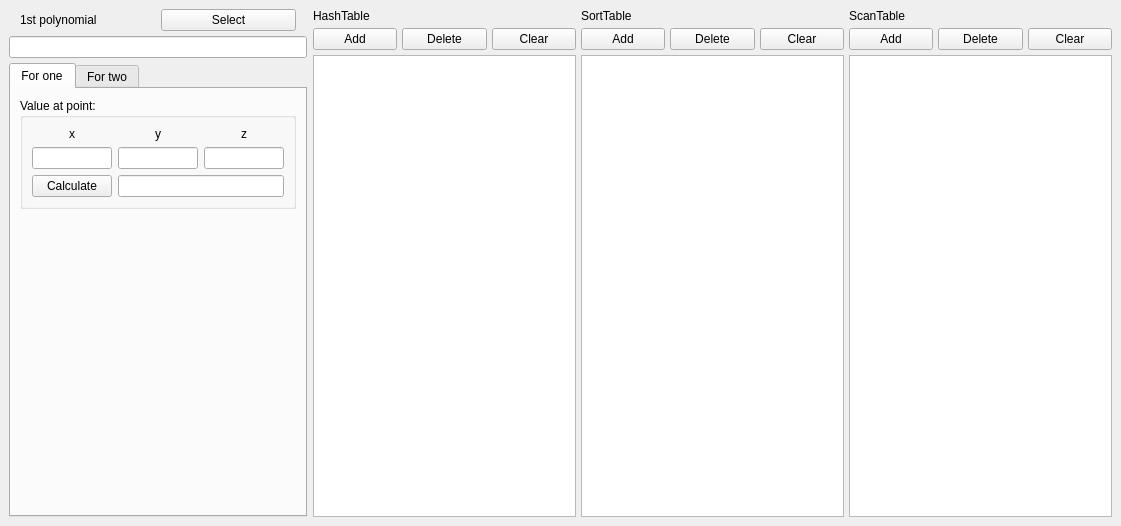
<?xml version="1.0" encoding="UTF-8"?>
<ui version="4.0">
 <class>MainWindow</class>
 <widget class="QMainWindow" name="MainWindow">
  <property name="geometry">
   <rect>
    <x>0</x>
    <y>0</y>
    <width>1121</width>
    <height>526</height>
   </rect>
  </property>
  <property name="windowTitle">
   <string>Tables of Poly</string>
  </property>
  <property name="windowIcon">
   <iconset>
    <normaloff>../../../Pictures/Wallpapers/L1JYHYMywOY.jpg</normaloff>../../../Pictures/Wallpapers/L1JYHYMywOY.jpg</iconset>
  </property>
  <widget class="QWidget" name="centralwidget">
   <layout class="QGridLayout" name="gridLayout">
    <item row="0" column="0">
     <layout class="QFormLayout" name="formLayout">
      <item row="0" column="0">
       <layout class="QVBoxLayout" name="verticalLayout_3">
        <property name="spacing">
         <number>5</number>
        </property>
        <property name="leftMargin">
         <number>0</number>
        </property>
        <property name="topMargin">
         <number>0</number>
        </property>
        <property name="rightMargin">
         <number>0</number>
        </property>
        <property name="bottomMargin">
         <number>0</number>
        </property>
        <item>
         <layout class="QHBoxLayout" name="horizontalLayout_2">
          <property name="spacing">
           <number>5</number>
          </property>
          <property name="leftMargin">
           <number>11</number>
          </property>
          <property name="rightMargin">
           <number>11</number>
          </property>
          <item>
           <widget class="QLabel" name="label_2">
            <property name="text">
             <string>1st polynomial</string>
            </property>
           </widget>
          </item>
          <item>
           <widget class="QPushButton" name="select1Poly">
            <property name="text">
             <string>Select</string>
            </property>
           </widget>
          </item>
         </layout>
        </item>
        <item>
         <widget class="QLineEdit" name="line1Poly">
          <property name="sizePolicy">
           <sizepolicy hsizetype="Expanding" vsizetype="Fixed">
            <horstretch>0</horstretch>
            <verstretch>0</verstretch>
           </sizepolicy>
          </property>
          <property name="clearButtonEnabled">
           <bool>true</bool>
          </property>
         </widget>
        </item>
        <item>
         <widget class="QTabWidget" name="tabWidget">
          <property name="currentIndex">
           <number>0</number>
          </property>
          <property name="tabBarAutoHide">
           <bool>true</bool>
          </property>
          <widget class="QWidget" name="tab_1">
           <attribute name="title">
            <string>For one</string>
           </attribute>
           <layout class="QVBoxLayout" name="verticalLayout_2">
            <item>
             <widget class="QGroupBox" name="groupBox_2">
              <property name="title">
               <string>Value at point:</string>
              </property>
              <layout class="QVBoxLayout" name="verticalLayout_4">
               <item>
                <layout class="QGridLayout" name="gridLayout_4">
                 <item row="1" column="0">
                  <widget class="QLineEdit" name="lineX">
                   <property name="sizePolicy">
                    <sizepolicy hsizetype="Ignored" vsizetype="Fixed">
                     <horstretch>0</horstretch>
                     <verstretch>0</verstretch>
                    </sizepolicy>
                   </property>
                  </widget>
                 </item>
                 <item row="0" column="0">
                  <widget class="QLabel" name="label_8">
                   <property name="text">
                    <string>x</string>
                   </property>
                   <property name="alignment">
                    <set>Qt::AlignCenter</set>
                   </property>
                  </widget>
                 </item>
                 <item row="0" column="1">
                  <widget class="QLabel" name="label_9">
                   <property name="text">
                    <string>y</string>
                   </property>
                   <property name="alignment">
                    <set>Qt::AlignCenter</set>
                   </property>
                  </widget>
                 </item>
                 <item row="0" column="2">
                  <widget class="QLabel" name="label_10">
                   <property name="text">
                    <string>z</string>
                   </property>
                   <property name="alignment">
                    <set>Qt::AlignCenter</set>
                   </property>
                  </widget>
                 </item>
                 <item row="1" column="1">
                  <widget class="QLineEdit" name="lineY">
                   <property name="sizePolicy">
                    <sizepolicy hsizetype="Ignored" vsizetype="Fixed">
                     <horstretch>0</horstretch>
                     <verstretch>0</verstretch>
                    </sizepolicy>
                   </property>
                  </widget>
                 </item>
                 <item row="1" column="2">
                  <widget class="QLineEdit" name="lineZ">
                   <property name="sizePolicy">
                    <sizepolicy hsizetype="Ignored" vsizetype="Fixed">
                     <horstretch>0</horstretch>
                     <verstretch>0</verstretch>
                    </sizepolicy>
                   </property>
                  </widget>
                 </item>
                </layout>
               </item>
               <item>
                <layout class="QHBoxLayout" name="horizontalLayout_8">
                 <item>
                  <widget class="QPushButton" name="pushButton_calculate">
                   <property name="text">
                    <string>Calculate</string>
                   </property>
                  </widget>
                 </item>
                 <item>
                  <widget class="QLineEdit" name="lineValue">
                   <property name="readOnly">
                    <bool>true</bool>
                   </property>
                  </widget>
                 </item>
                </layout>
               </item>
              </layout>
             </widget>
            </item>
            <item>
             <spacer name="verticalSpacer">
              <property name="orientation">
               <enum>Qt::Vertical</enum>
              </property>
              <property name="sizeHint" stdset="0">
               <size>
                <width>20</width>
                <height>40</height>
               </size>
              </property>
             </spacer>
            </item>
           </layout>
          </widget>
          <widget class="QWidget" name="tab_2">
           <attribute name="title">
            <string>For two</string>
           </attribute>
           <layout class="QVBoxLayout" name="verticalLayout">
            <property name="spacing">
             <number>5</number>
            </property>
            <item>
             <layout class="QHBoxLayout" name="horizontalLayout_5">
              <item>
               <widget class="QLabel" name="label">
                <property name="text">
                 <string>2nd polynomial</string>
                </property>
               </widget>
              </item>
              <item>
               <widget class="QPushButton" name="select2Poly">
                <property name="text">
                 <string>Select</string>
                </property>
               </widget>
              </item>
             </layout>
            </item>
            <item>
             <widget class="QLineEdit" name="line2Poly">
              <property name="clearButtonEnabled">
               <bool>true</bool>
              </property>
             </widget>
            </item>
            <item>
             <widget class="QGroupBox" name="groupBox">
              <property name="sizePolicy">
               <sizepolicy hsizetype="Preferred" vsizetype="Fixed">
                <horstretch>0</horstretch>
                <verstretch>0</verstretch>
               </sizepolicy>
              </property>
              <property name="title">
               <string>Operations:</string>
              </property>
              <layout class="QHBoxLayout" name="horizontalLayout_7">
               <item>
                <widget class="QPushButton" name="pushButton_ADD">
                 <property name="text">
                  <string>ADD</string>
                 </property>
                </widget>
               </item>
               <item>
                <widget class="QPushButton" name="pushButton_SUB">
                 <property name="text">
                  <string>SUB</string>
                 </property>
                </widget>
               </item>
               <item>
                <widget class="QPushButton" name="pushButton_MULT">
                 <property name="text">
                  <string>MULT</string>
                 </property>
                </widget>
               </item>
              </layout>
             </widget>
            </item>
            <item>
             <layout class="QFormLayout" name="formLayout_2">
              <item row="0" column="0">
               <widget class="QLabel" name="label_6">
                <property name="text">
                 <string>Result</string>
                </property>
               </widget>
              </item>
              <item row="0" column="1">
               <widget class="QLineEdit" name="lineResPoly">
                <property name="readOnly">
                 <bool>true</bool>
                </property>
               </widget>
              </item>
              <item row="1" column="1">
               <widget class="QLineEdit" name="lineKey">
                <property name="clearButtonEnabled">
                 <bool>true</bool>
                </property>
               </widget>
              </item>
              <item row="1" column="0">
               <widget class="QLabel" name="label_7">
                <property name="text">
                 <string>Key</string>
                </property>
               </widget>
              </item>
             </layout>
            </item>
            <item>
             <widget class="QGroupBox" name="groupBox">
              <property name="sizePolicy">
               <sizepolicy hsizetype="Preferred" vsizetype="Fixed">
                <horstretch>0</horstretch>
                <verstretch>0</verstretch>
               </sizepolicy>
              </property>
              <property name="title">
               <string>Add to table:</string>
              </property>
              <layout class="QGridLayout" name="gridLayout_3">
               <item row="0" column="0">
                <widget class="QPushButton" name="pushButton_toHash">
                 <property name="text">
                  <string>Hash</string>
                 </property>
                </widget>
               </item>
               <item row="0" column="1">
                <widget class="QPushButton" name="pushButton_toSort">
                 <property name="text">
                  <string>Sort</string>
                 </property>
                </widget>
               </item>
               <item row="0" column="2">
                <widget class="QPushButton" name="pushButton_toScan">
                 <property name="text">
                  <string>Scan</string>
                 </property>
                </widget>
               </item>
               <item row="1" column="1">
                <widget class="QPushButton" name="pushButton_toAll">
                 <property name="text">
                  <string>All</string>
                 </property>
                </widget>
               </item>
              </layout>
             </widget>
            </item>
            <item>
             <spacer name="verticalSpacer_2">
              <property name="orientation">
               <enum>Qt::Vertical</enum>
              </property>
              <property name="sizeHint" stdset="0">
               <size>
                <width>20</width>
                <height>40</height>
               </size>
              </property>
             </spacer>
            </item>
           </layout>
          </widget>
         </widget>
        </item>
       </layout>
      </item>
      <item row="0" column="1">
       <layout class="QGridLayout" name="gridLayout_2">
        <property name="leftMargin">
         <number>0</number>
        </property>
        <property name="topMargin">
         <number>0</number>
        </property>
        <property name="rightMargin">
         <number>0</number>
        </property>
        <property name="bottomMargin">
         <number>0</number>
        </property>
        <property name="spacing">
         <number>5</number>
        </property>
        <item row="0" column="0">
         <widget class="QLabel" name="label_3">
          <property name="text">
           <string>HashTable</string>
          </property>
         </widget>
        </item>
        <item row="1" column="1">
         <layout class="QHBoxLayout" name="horizontalLayout_3">
          <item>
           <widget class="QPushButton" name="pushButton_Sort_add">
            <property name="text">
             <string>Add</string>
            </property>
           </widget>
          </item>
          <item>
           <widget class="QPushButton" name="pushButton_Sort_del">
            <property name="text">
             <string>Delete</string>
            </property>
           </widget>
          </item>
          <item>
           <widget class="QPushButton" name="pushButton_Sort_clear">
            <property name="text">
             <string>Clear</string>
            </property>
           </widget>
          </item>
         </layout>
        </item>
        <item row="2" column="2">
         <widget class="QTextBrowser" name="tableScan"/>
        </item>
        <item row="1" column="0">
         <layout class="QHBoxLayout" name="horizontalLayout">
          <item>
           <widget class="QPushButton" name="pushButton_Hash_add">
            <property name="text">
             <string>Add</string>
            </property>
           </widget>
          </item>
          <item>
           <widget class="QPushButton" name="pushButton_Hash_del">
            <property name="text">
             <string>Delete</string>
            </property>
           </widget>
          </item>
          <item>
           <widget class="QPushButton" name="pushButton_Hash_clear">
            <property name="text">
             <string>Clear</string>
            </property>
           </widget>
          </item>
         </layout>
        </item>
        <item row="1" column="2">
         <layout class="QHBoxLayout" name="horizontalLayout_4">
          <item>
           <widget class="QPushButton" name="pushButton_Scan_add">
            <property name="text">
             <string>Add</string>
            </property>
           </widget>
          </item>
          <item>
           <widget class="QPushButton" name="pushButton_Scan_del">
            <property name="text">
             <string>Delete</string>
            </property>
           </widget>
          </item>
          <item>
           <widget class="QPushButton" name="pushButton_Scan_clear">
            <property name="text">
             <string>Clear</string>
            </property>
           </widget>
          </item>
         </layout>
        </item>
        <item row="0" column="2">
         <widget class="QLabel" name="label_5">
          <property name="text">
           <string>ScanTable</string>
          </property>
         </widget>
        </item>
        <item row="2" column="0">
         <widget class="QTextBrowser" name="tableHash"/>
        </item>
        <item row="2" column="1">
         <widget class="QTextBrowser" name="tableSort"/>
        </item>
        <item row="0" column="1">
         <widget class="QLabel" name="label_4">
          <property name="text">
           <string>SortTable</string>
          </property>
         </widget>
        </item>
       </layout>
      </item>
     </layout>
    </item>
   </layout>
  </widget>
  <widget class="QMenuBar" name="menubar">
   <property name="geometry">
    <rect>
     <x>0</x>
     <y>0</y>
     <width>1121</width>
     <height>25</height>
    </rect>
   </property>
  </widget>
 </widget>
 <resources/>
 <connections/>
</ui>
